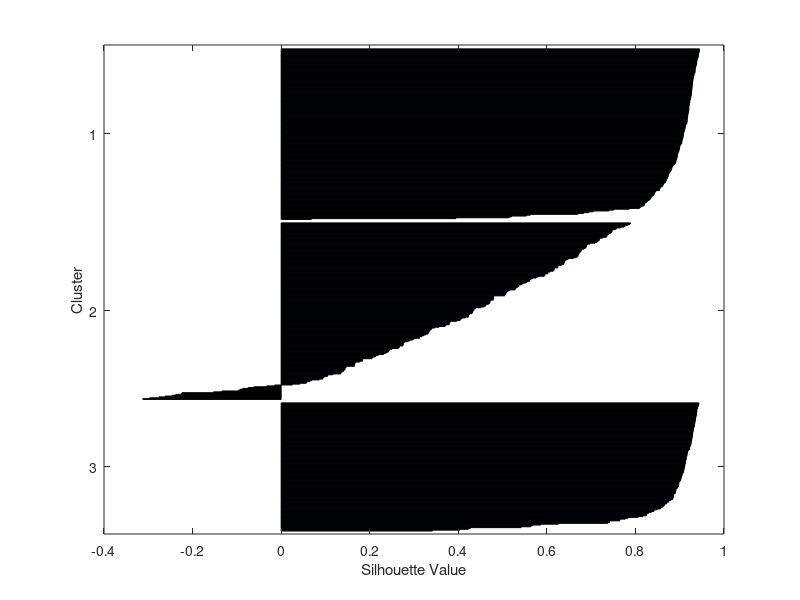
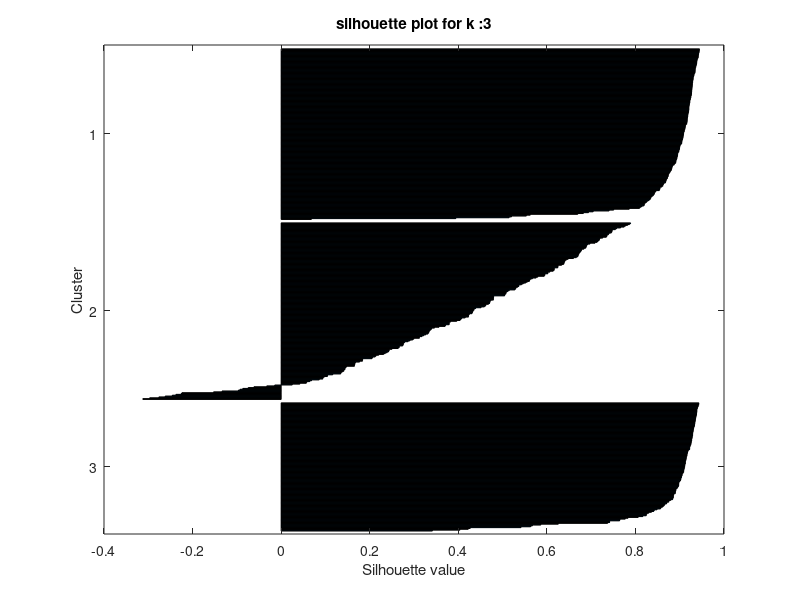
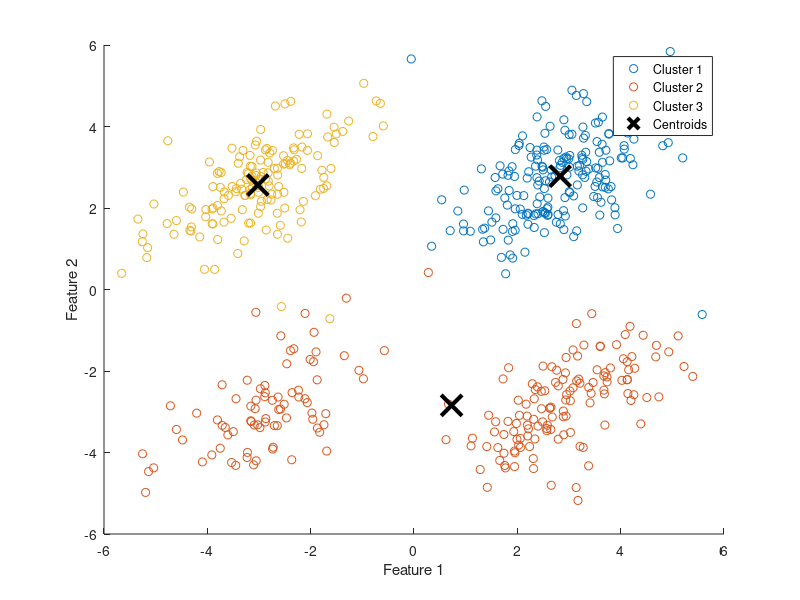
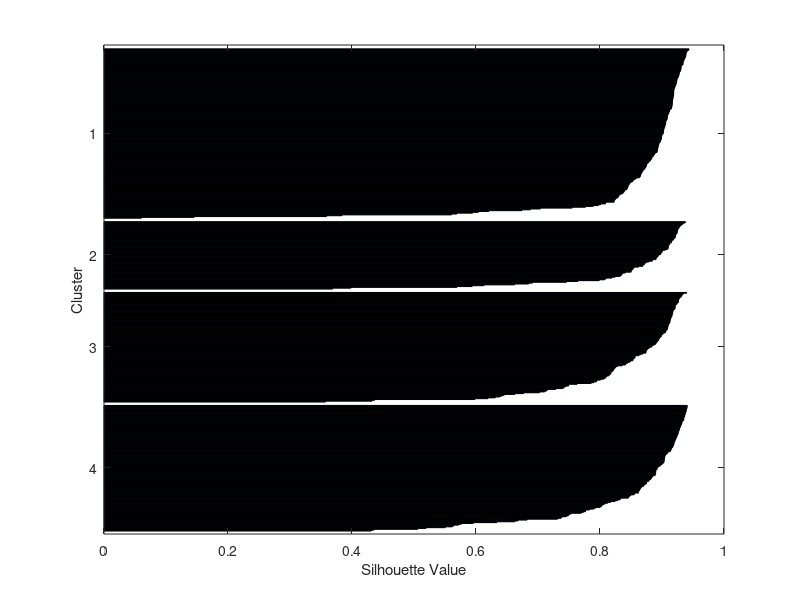

Reproduce these figures in MATLAB, in order.
%loading kmeans
load kmeansdata;

%assing data to a variable 
new_data = X;
%defining k values

k_values = [3,4,5];

%part 2 begins
%%%%%%%%%%%%%%%%%%%%%%%%%%%%%%%%%%%%%%%%%%%%%%%%%%%%%

% %for evaluating matrices
% evl_mtrcs = zeros(length(k_values),1);
% 
% for i =1:length(k_values)
%     %k means clustering for every k value
%     k2 = k_values(i);
%     [indx,c] = kmeans(new_data,k2);
%     %evaluating the clutering perfomance
%     evl_mtrcs(i) = sum(sum(new_data-c(indx,:)));
%     %visualizing 
%     %************************
% 
    % % figure;
    % % gscatter(new_data(:,1),new_data(:,2),indx);
    % % hold on;
    % % %ploting centroids
    % % scatter(c(:,1),c(:,2),100,'k','filled');
    % % title("cluster results");
    % % legend('cluser1','cluster2','cluster3');
    % % hold off;
    % % ***************************
%     if size(new_data,2)<= 3
%         figure;
% 
%         scatter3(new_data(:,1),new_data(:,2),new_data(:,3),[],indx,'filled');
%         title(["k means clustering with k = ",num2str(k2)]);
%          xlabel('Feature 1');
%         ylabel('Feature 2');
%         zlabel('Feature 3');
%         drawnow;
% 
%     end
% 
% end
% 
% [optimal_value, indx_optimal] = min(evl_mtrcs);
% optimal_k = k_values(indx_optimal);
% fprintf('Optimal number of clusters: K = %d\n', optimal_k);
% part 2 end
%%%%%%%%%%%%%%%%%%%%%%%%%%%%%%%%%%%%%%%%%%%%%%%%%%%%%

%part 3

%initializing variables for mean silhouette score
mean_sil_score = zeros(length(k_values),1);

for i =1:length(k_values)
    %k means clustring for every k value
    k2 = k_values(i);
    [indx,centroids] = kmeans(new_data,k2);

    %calculating sihoutte values
    silht_values = silhouette(new_data,indx);
    %calculating 
    mean_sil_score(i) = mean(silht_values);
    %ploting silht values for each cluster 
  
        figure;
        
        silhouette(new_data,indx);
        
        title (["silhouette plot for k :",num2str(k2)]);
        xlabel('Silhouette value');
        ylabel('Cluster');

        %%%%%%%%%%%%%%%%%%%%%%%%%%%%%%%%%%%%%%%%%%%%%%
        %q3 end

  %q4 begin
  %ploting clustrs
  figure;
  gscatter(new_data(:,1),new_data(:,2),indx);
  hold on;
  plot(centroids(:, 1), centroids(:, 2), 'kx', 'MarkerSize', 15, 'LineWidth', 3);xlabel('Feature 1');
  ylabel('Feature 2');
    legend('Cluster 1', 'Cluster 2', 'Cluster 3', 'Centroids');
    hold off;
        
   
end
